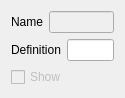
             <widget class="QWidget" name="page_15">
              <property name="geometry">
               <rect>
                <x>0</x>
                <y>0</y>
                <width>125</width>
                <height>97</height>
               </rect>
              </property>
              <attribute name="label">
               <string>Definition</string>
              </attribute>
              <layout class="QVBoxLayout" name="verticalLayout_71">
               <item>
                <layout class="QHBoxLayout" name="horizontalLayout_86">
                 <item>
                  <widget class="QLabel" name="label_90">
                   <property name="text">
                    <string>Name</string>
                   </property>
                  </widget>
                 </item>
                 <item>
                  <widget class="QLineEdit" name="lineEdit_28">
                   <property name="enabled">
                    <bool>false</bool>
                   </property>
                  </widget>
                 </item>
                </layout>
               </item>
               <item>
                <layout class="QHBoxLayout" name="horizontalLayout_85">
                 <item>
                  <widget class="QLabel" name="label_89">
                   <property name="text">
                    <string>Definition</string>
                   </property>
                  </widget>
                 </item>
                 <item>
                  <widget class="QLineEdit" name="polygon_def_str"/>
                 </item>
                </layout>
               </item>
               <item>
                <widget class="QCheckBox" name="point_show_3">
                 <property name="enabled">
                  <bool>false</bool>
                 </property>
                 <property name="text">
                  <string>Show</string>
                 </property>
                </widget>
               </item>
               <item>
                <spacer name="verticalSpacer_13">
                 <property name="orientation">
                  <enum>Qt::Vertical</enum>
                 </property>
                 <property name="sizeHint" stdset="0">
                  <size>
                   <width>20</width>
                   <height>247</height>
                  </size>
                 </property>
                </spacer>
               </item>
              </layout>
             </widget>
